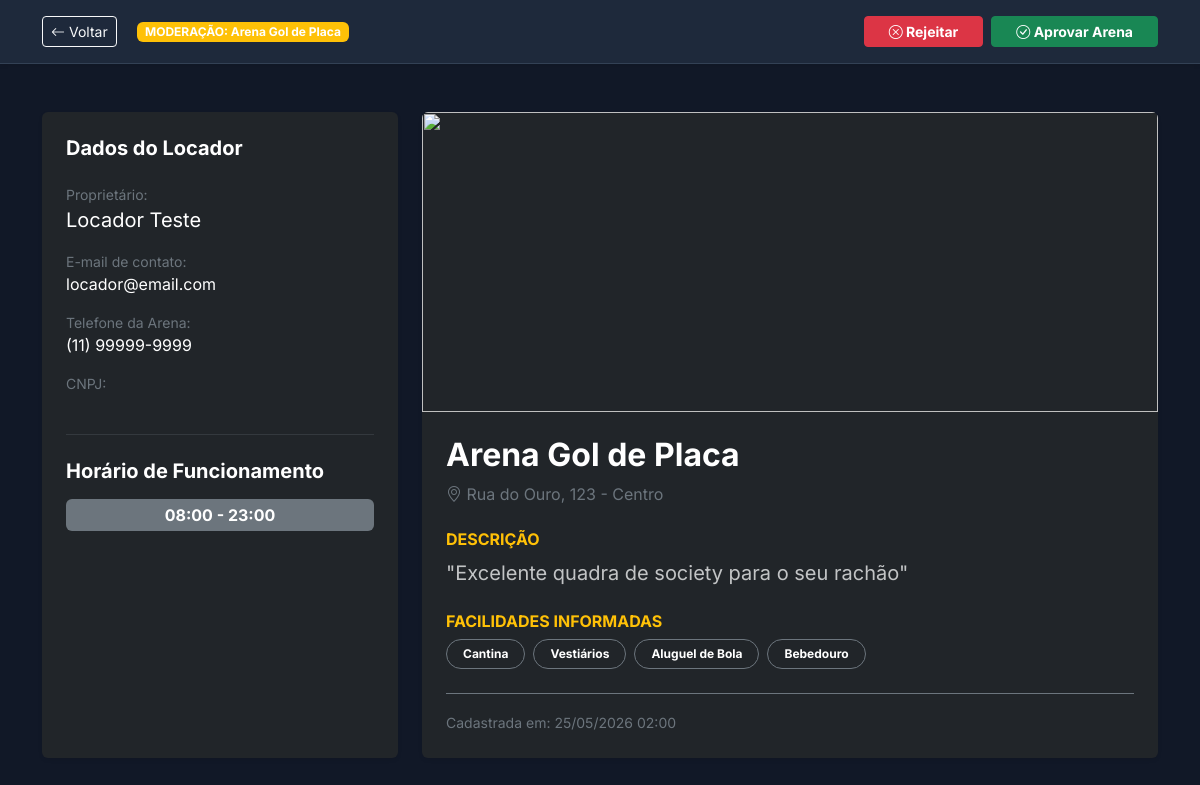
Page /pages/adminPreviewArena.php?id=1 (signed in) on the committed database.
### tables this page shows
CREATE TABLE IF NOT EXISTS quadras (
    id          INT AUTO_INCREMENT PRIMARY KEY,
    nome        VARCHAR(100) NOT NULL,
    endereco    VARCHAR(255) NOT NULL,
    imagem      VARCHAR(255) DEFAULT NULL,
    locador_id  INT NOT NULL,
    cnpj        VARCHAR(14) DEFAULT NULL,
    status      ENUM('pendente', 'ativo', 'inativo', 'manutencao', 'rejeitado') NOT NULL DEFAULT 'pendente',
    descricao   TEXT DEFAULT NULL,
    facilidades TEXT DEFAULT NULL,
    modalidades VARCHAR(255) DEFAULT 'Futebol',
    funcionamento VARCHAR(100) DEFAULT '08:00 - 23:00',
    cancelamento_horas INT DEFAULT 24,
    telefone    VARCHAR(20) DEFAULT NULL,
    created_at  TIMESTAMP DEFAULT CURRENT_TIMESTAMP,
    FOREIGN KEY (locador_id) REFERENCES usuarios(id) ON DELETE CASCADE
);

CREATE TABLE IF NOT EXISTS usuarios (
    id         INT AUTO_INCREMENT PRIMARY KEY,
    nome       VARCHAR(100)  NOT NULL,
    email      VARCHAR(150)  NOT NULL UNIQUE,
    senha      VARCHAR(255)  NOT NULL,
    tipo       ENUM('locador','locatario','gerente','admin') NOT NULL DEFAULT 'locatario',
    cpf        VARCHAR(14)   DEFAULT NULL UNIQUE,
    status     ENUM('ativo', 'inativo') NOT NULL DEFAULT 'ativo',
    Inativo_motivo VARCHAR(500) DEFAULT NULL,
    foto_perfil VARCHAR(255)  DEFAULT NULL,
    created_at   TIMESTAMP     DEFAULT CURRENT_TIMESTAMP
);

### pages/adminPreviewArena.php (the view, shortened to what this page needs)
<?php
$arenaId = (int)($_GET['id'] ?? 0);
$pdo     = getDbConnection();
$stmt    = $pdo->prepare("SELECT q.*, u.nome as locador_nome, u.email as locador_email FROM quadras q JOIN usuarios u ON q.locador_id = u.id WHERE q.id = ?");
$stmt->execute([$arenaId]);
$quadra = $stmt->fetch(PDO::FETCH_ASSOC);
$facilidades = json_decode($quadra['facilidades'], true) ?: [];
?>
<!DOCTYPE html>
<html lang="pt-BR">
<head>
    <?php $pageTitle = 'Moderação de Arena – Joga Fácil'; include __DIR__ . '/../includes/headTag.php'; ?>
</head>
<body style="background-color: var(--bgMain);">
    <div class="adminPreviewHeader shadow-sm">
        <div class="container d-flex justify-content-between align-items-center">
            <div>
                <a href="dashboardAdmin.php" class="btn btn-outline-light btn-sm me-3"><i class="bi bi-arrow-left"></i> Voltar</a>
                <span class="badge bg-warning">MODERAÇÃO: <?= htmlspecialchars($quadra['nome']) ?></span>
            </div>
            <div class="d-flex gap-2">
                <form action="../crud/updateQuadraStatus.php" method="POST">
                    <button type="submit" class="btn btn-danger btn-sm px-4 fw-bold"><i class="bi bi-x-circle"></i> Rejeitar</button>
                </form>
                <form action="../crud/updateQuadraStatus.php" method="POST">
                    <button type="submit" class="btn btn-success btn-sm px-4 fw-bold"><i class="bi bi-check-circle"></i> Aprovar Arena</button>
                </form>
            </div>
        </div>
    </div>
    <main class="container py-5">
        <div class="row g-4">
            <div class="col-lg-4">
                <div class="card bg-dark text-white p-4 shadow-sm h-100 border-0">
                    <h5 class="fw-bold mb-4">Dados do Locador</h5>
                    <div class="mb-3">
                        <label class="text-secondary small d-block">Proprietário:</label>
                        <span class="fs-5"><?= htmlspecialchars($quadra['locador_nome']) ?></span>
                    </div>
                    <div class="mb-3">
                        <label class="text-secondary small d-block">E-mail de contato:</label>
                        <span><?= htmlspecialchars($quadra['locador_email']) ?></span>
                    </div>
                    <div class="mb-3">
                        <label class="text-secondary small d-block">Telefone da Arena:</label>
                        <span><?= htmlspecialchars($quadra['telefone']) ?></span>
                    </div>
                    <div class="mb-3">
                        <label class="text-secondary small d-block">CNPJ:</label>
                    </div>
                    <hr class="border-secondary my-4">
                    <h5 class="fw-bold mb-3">Horário de Funcionamento</h5>
                    <span class="badge bg-secondary p-2 px-3 fs-6"><?= htmlspecialchars($quadra['funcionamento']) ?></span>
                </div>
            </div>
            <div class="col-lg-8">
                <div class="card bg-dark text-white shadow-sm border-0 overflow-hidden">
                    <?php
                        $previewSrc = 'https://images.unsplash.com/photo-1543351611-58f69d7c1781?auto=format&fit=crop&q=80&w=1000';
                    ?>
                    <img src="<?= $previewSrc ?>" class="w-100 object-fit-cover" style="height: 300px;">
                    <div class="p-4">
                        <h2 class="fw-bold mb-2"><?= htmlspecialchars($quadra['nome']) ?></h2>
                        <p class="text-secondary"><i class="bi bi-geo-alt"></i> <?= htmlspecialchars($quadra['endereco']) ?></p>
                        <div class="mt-4">
                            <h5 class="fw-bold fs-6 text-uppercase text-warning">Descrição</h5>
                            <p class="text-light opacity-75 fs-5">"<?= nl2br(htmlspecialchars($quadra['descricao'])) ?>"</p>
                        </div>
                        <div class="mt-4">
                            <h5 class="fw-bold fs-6 text-uppercase text-warning">Facilidades Informadas</h5>
                            <div class="d-flex flex-wrap gap-2 mt-2">
                                <?php foreach ($facilidades as $facilidadeItem): ?>
                                    <span class="badge rounded-pill border border-secondary p-2 px-3"><?= htmlspecialchars($facilidadeItem) ?></span>
                                <?php endforeach; ?>
                            </div>
                        </div>
                        <div class="mt-4 pt-3 border-top border-secondary">
                            <span class="text-secondary small">Cadastrada em: <?= date('d/m/Y H:i', strtotime($quadra['created_at'])) ?></span>
                        </div>
                    </div>
                </div>
            </div>
        </div>
    </main>
</body>
</html>

### assets/css/components/tokens.css (style rules this page uses)
:root { --verdeBandeira: #009c3b; --verdeEscuro: #006425; --amareloOuro: #FFDF00; --amareloClaro: #FFEE66; --bgMain: #111827; --bgCard: #1f2937; --bgCardBorder: #374151; --bgSection: #0f172a; --textPrimary: #f9fafb; --textSecondary: #9ca3af; --textMuted: #6b7280; --radiusSm: 8px; --radiusMd: 12px; --radiusLg: 16px; --radiusXl: 24px; --shadowCard: 0 4px 20px rgba(0, 0, 0, 0.35); --transition: all 0.25s ease; }

### assets/css/components/global.css (style rules this page uses)
*, *::before, *::after { box-sizing: border-box; }
html { font-size: 16px; }
body { font-family: 'Inter', system-ui, -apple-system, sans-serif; background-color: var(--bgMain) !important; color: var(--textPrimary) !important; display: flex; flex-direction: column; min-height: 100vh; margin: 0; }

### assets/css/components/dashboard.css (style rules this page uses)
.adminPreviewHeader { background-color: #1e293b; color: white; padding: 1rem 0; border-bottom: 1px solid #334155; position: sticky; top: 0; z-index: 1000; }

### rows in the picture
quadras: nome "Arena Gol de Placa", locador.nome "Locador Teste", locador.email "locador@email.com", telefone "(11) 99999-9999", funcionamento "08:00 - 23:00", endereco "Rua do Ouro, 123 - Centro", descricao "Excelente quadra de society para o seu rachão", facilidades "Cantina", facilidades "Vestiários", facilidades "Aluguel de Bola", facilidades "Bebedouro", created_at "25/05/2026 02:00"
